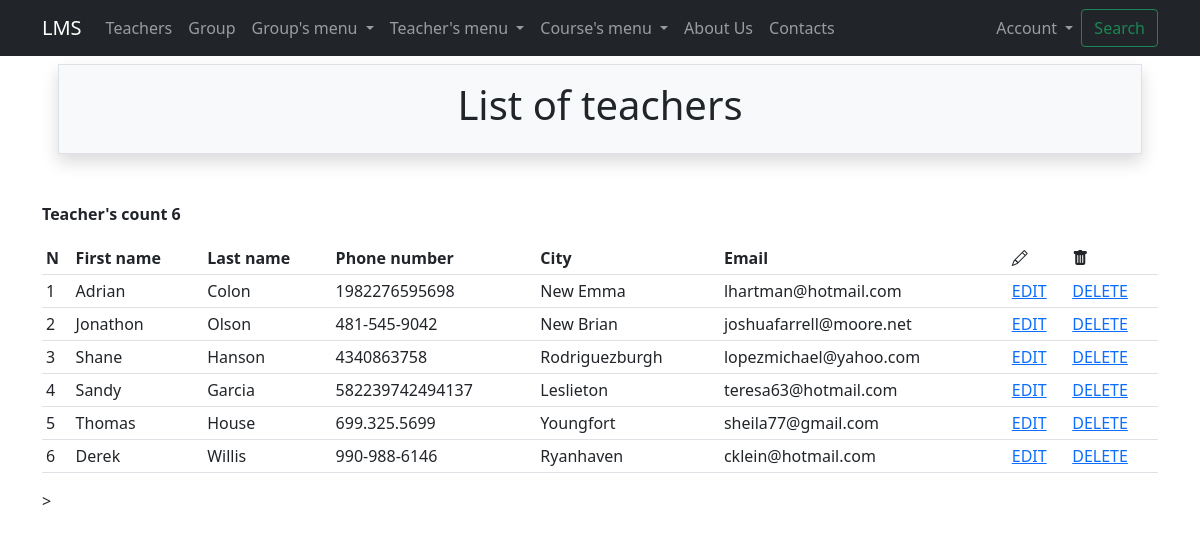
Before: /teachers/ (signed in) with the older database file.
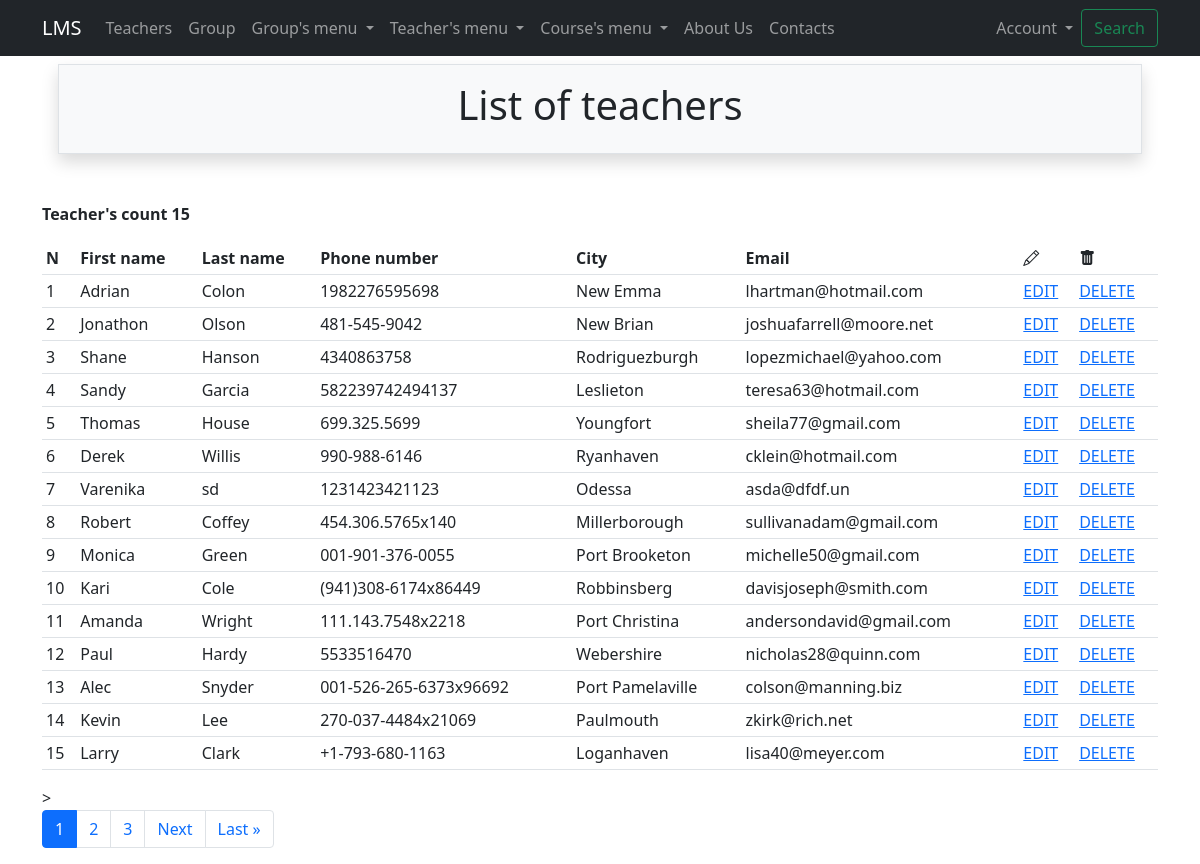
After: the same page with the newer database file.
### teachers/models.py (models this page shows, shortened)
class Teacher(Person):
    phone_number = models.CharField(max_length=60, unique=True, blank=True, null=True)

### teachers/views.py (the view)
# urls.py: path('', TeacherListView. as_view(), name='list'),
class TeacherListView(LoginRequiredMixin, ListView):
    paginate_by = 15
    model = Teacher
    form_class = TeacherBaseForm
    success_url = reverse_lazy('teachers:list')
    template_name = 'teachers/list.html'
    def get_filter(self):
        return TeacherFilter(
            data=self.request.GET,
            queryset=self.model.objects.all().order_by('id')
        )
    def get_queryset(self):
        return self.get_filter().qs
    def get_context_data(self, *, object_list=None, **kwargs):
        context = super().get_context_data(**kwargs)
        context['object_filter'] = self.get_filter()
        params = self.request.GET
        if 'page' in params:
            params = copy(params)
            del params['page']
        context['get_params'] = params.urlencode()
        return context

### core/context_processors.py (called while the page is built)
def get_params(request):
    context = {}
    params = request.GET
    if 'page' in params:
        params = copy(params)
        del params['page']
    context['get_params'] = params.urlencode()
    return context

### teachers/templates/teachers/list.html (shortened to what this page needs)
{% extends 'base.html' %}
{% load crispy_forms_tags %}
{% block header %}
    List of teachers
{% endblock %}
{% block content %}
    <p><strong>Teacher's count {{ object_list.count }}</strong></p>
    <table class="table table-sm">
        <tr>
            <th>N</th>
            <th>First name</th>
            <th>Last name</th>
            <th>Phone number</th>
            <th>City</th>
            <th>Email</th>
            <th><i class="bi bi-pencil"></i></th>
            <th><i class="bi bi-trash-fill"></i></th>
        </tr>
        {% for teach in object_list %}
        <tr>
            <td>{{page_obj.start_index|add:forloop.counter0}}</td>
            <td>{{teach.first_name}}</td>
            <td>{{teach.last_name}}</td>
            <td>{{teach.phone_number}}</td>
            <td>{{teach.city}}</td>
            <td>{{teach.email}}</td>
            <td> <a href = "{% url 'teachers:update' teach.id %}">EDIT</a> </td>
            <td> <a href = "{% url 'teachers:delete' teach.id %}">DELETE</a> </td>
        </tr>
        {% endfor %}
    </table>>
    {% if is_paginated %}
        {% include 'includes/paginator.html' %}
    {% endif %}
{% endblock %}

### templates/base.html (shortened to what this page needs)
<!DOCTYPE html>
<html lang="en">
<head>
    <link href="https://cdn.jsdelivr.net/npm/bootstrap@5.0.2/dist/css/bootstrap.min.css"
          rel="stylesheet"
>
    <link rel="stylesheet"
          href="https://cdn.jsdelivr.net/npm/bootstrap-icons@1.5.0/font/bootstrap-icons.css">
</head>
<body>
    {% include 'includes/nav_bar.html' %}
    <div class="container mt-4 pt-4">
        <div class="border rounder text-center p-3 m-3 mb-5 bg-light shadow">
            <h1>{% block header %} Welcome to LMS {% endblock %}</h1>
        </div>
        {% block content %} {% endblock %}
    </div>
</body>
</html>

### templates/includes/nav_bar.html (shortened to what this page needs)
<nav class="navbar navbar-expand-lg navbar-dark bg-dark fixed-top navbar-expand-lg font-weight-bold">
  <div class="container">
    <a class="navbar-brand" href="{% url 'index' %}">LMS</a>
    <div class="collapse navbar-collapse" id="navbarSupportedContent">
      <ul class="navbar-nav me-auto mb-2 mb-lg-0">
        <li class="nav-item">
          <a class="nav-link" href="{% url 'teachers:list' %}">Teachers</a>
        </li>
        <li class="nav-item">
          <a class="nav-link" href="{% url 'groups:list' %}">Group</a>
        </li>
        <li class="nav-item dropdown">
          <a class="nav-link dropdown-toggle" href="#" id="navbarDropdown" role="button" data-bs-toggle="dropdown" aria-expanded="false">
            Group's menu
          </a>
        </li>
        <li class="nav-item dropdown">
          <a class="nav-link dropdown-toggle" href="#" id="navbarDropdown" role="button" data-bs-toggle="dropdown" aria-expanded="false">
            Teacher's menu
          </a>
        </li>
        <li class="nav-item dropdown">
          <a class="nav-link dropdown-toggle" href="#" id="navbarDropdown" role="button" data-bs-toggle="dropdown" aria-expanded="false">
            Course's menu
          </a>
        </li>
        <li class="nav-item">
          <a class="nav-link" href="/about/" tabindex="-1" >About Us</a>
        </li>
        <li class="nav-item">
          <a class="nav-link" href="/contacts/" tabindex="-1" >Contacts</a>
        </li>
      </ul>
      {% if user.is_authenticated %}
          <div><img class="rounded-circle p-1 m-1" widht="40" height="40" src="{{user.profile.avatar.url}}"></div>
           {% endif %}
      <ul class="navbar-nav d-flex">
         <li class="nav-item dropdown">
           <a class="nav-link dropdown-toggle" href="#" id="navbarDropdown3" role="button" data-bs-toggle="dropdown" aria-expanded="false">
             Account
           </a>
         </li>
       </ul>
      <form class="d-flex">
        <a class="btn btn-outline-success" data-bs-toggle="collapse" href="#collapseExample" role="button"
           aria-expanded="false" aria-controls="collapseExample">
            Search
        </a>
      </form>
    </div>
  </div>
</nav>

### templates/includes/paginator.html (shortened to what this page needs)
<nav aria-label="Page navigation example">
  <ul class="pagination">
      {% for page_num in page_obj.paginator.page_range %}
        {% if page_num == page_obj.number %}
            <li class="page-item active"><a class="page-link" href="?page={{ page_num }}{% if get_params %}&{{ get_params }}{% endif %}">{{ page_num }}</a></li>
        {% elif page_num > page_obj.number|add:-3 and page_num < page_obj.number|add:3 %}
            <li class="page-item"><a class="page-link" href="?page={{ page_num }}{% if get_params %}&{{ get_params }}{% endif %}">{{ page_num }}</a></li>
        {% endif %}
      {% endfor %}
      {% if page_obj.has_next %}
        <li class="page-item"><a class="page-link" href="?page={{ page_obj.next_page_number }}{% if get_params %}&{{ get_params }}{% endif %}">Next</a></li>
        <li class="page-item"><a class="page-link" href="?page={{ page_obj.paginator.num_pages }}{% if get_params %}&{{ get_params }}{% endif %}">Last &raquo;</a></li>
      {% endif %}
  </ul>
</nav>

Changed rows visible on the page:
added Teacher: start_index|add "7", first_name "Varenika", last_name "sd", phone_number "1231423421123", city "Odessa", email "asda@dfdf.un"
added Teacher: start_index|add "8", first_name "Robert", last_name "Coffey", phone_number "454.306.5765x140", city "Millerborough", email "sullivanadam@gmail.com"
added Teacher: start_index|add "9", first_name "Monica", last_name "Green", phone_number "001-901-376-0055", city "Port Brooketon", email "michelle50@gmail.com"
added Teacher: start_index|add "10", first_name "Kari", last_name "Cole", phone_number "(941)308-6174x86449", city "Robbinsberg", email "davisjoseph@smith.com"
added Teacher: start_index|add "11", first_name "Amanda", last_name "Wright", phone_number "111.143.7548x2218", city "Port Christina", email "andersondavid@gmail.com"
added Teacher: start_index|add "12", first_name "Paul", last_name "Hardy", phone_number "5533516470", city "Webershire", email "nicholas28@quinn.com"
added Teacher: start_index|add "13", first_name "Alec", last_name "Snyder", phone_number "001-526-265-6373x96692", city "Port Pamelaville", email "colson@manning.biz"
added Teacher: start_index|add "14", first_name "Kevin", last_name "Lee", phone_number "270-037-4484x21069", city "Paulmouth", email "zkirk@rich.net"
added Teacher: start_index|add "15", first_name "Larry", last_name "Clark", phone_number "+1-793-680-1163", city "Loganhaven", email "lisa40@meyer.com"
Other visible differences:
{{ object_list.count }}: "6" → "15"
new list line: "1"
new list line: "2"
new list line: "3"
text now shown: "Next Last »"
